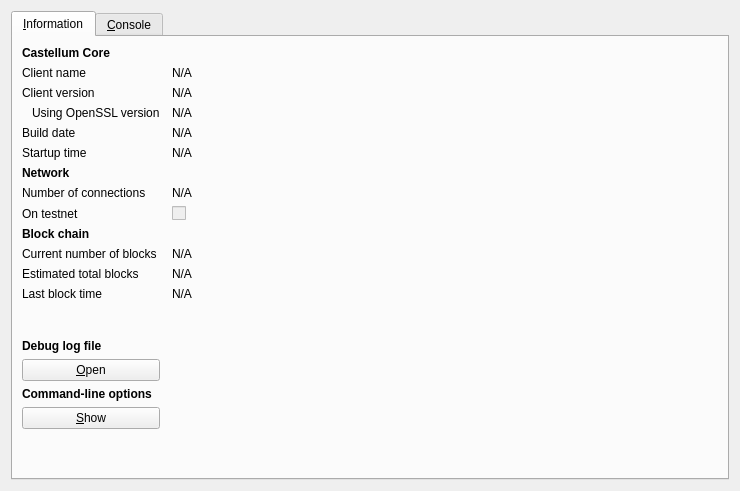
<?xml version="1.0" encoding="UTF-8"?>
<ui version="4.0">
 <class>RPCConsole</class>
 <widget class="QDialog" name="RPCConsole">
  <property name="geometry">
   <rect>
    <x>0</x>
    <y>0</y>
    <width>740</width>
    <height>491</height>
   </rect>
  </property>
  <property name="windowTitle">
   <string>Castellum - Debug window</string>
  </property>
  <layout class="QVBoxLayout" name="verticalLayout_2">
   <item>
    <widget class="QTabWidget" name="tabWidget">
     <property name="currentIndex">
      <number>0</number>
     </property>
     <widget class="QWidget" name="tab_info">
      <attribute name="title">
       <string>&amp;Information</string>
      </attribute>
      <layout class="QGridLayout" name="gridLayout" columnstretch="0,1">
       <property name="horizontalSpacing">
        <number>12</number>
       </property>
       <item row="0" column="0">
        <widget class="QLabel" name="label_9">
         <property name="font">
          <font>
           <weight>75</weight>
           <bold>true</bold>
          </font>
         </property>
         <property name="text">
          <string>Castellum Core</string>
         </property>
        </widget>
       </item>
       <item row="1" column="0">
        <widget class="QLabel" name="label_5">
         <property name="text">
          <string>Client name</string>
         </property>
        </widget>
       </item>
       <item row="1" column="1">
        <widget class="QLabel" name="clientName">
         <property name="cursor">
          <cursorShape>IBeamCursor</cursorShape>
         </property>
         <property name="text">
          <string>N/A</string>
         </property>
         <property name="textFormat">
          <enum>Qt::PlainText</enum>
         </property>
         <property name="textInteractionFlags">
          <set>Qt::LinksAccessibleByMouse|Qt::TextSelectableByKeyboard|Qt::TextSelectableByMouse</set>
         </property>
        </widget>
       </item>
       <item row="2" column="0">
        <widget class="QLabel" name="label_6">
         <property name="text">
          <string>Client version</string>
         </property>
        </widget>
       </item>
       <item row="2" column="1">
        <widget class="QLabel" name="clientVersion">
         <property name="cursor">
          <cursorShape>IBeamCursor</cursorShape>
         </property>
         <property name="text">
          <string>N/A</string>
         </property>
         <property name="textFormat">
          <enum>Qt::PlainText</enum>
         </property>
         <property name="textInteractionFlags">
          <set>Qt::LinksAccessibleByMouse|Qt::TextSelectableByKeyboard|Qt::TextSelectableByMouse</set>
         </property>
        </widget>
       </item>
       <item row="3" column="0">
        <widget class="QLabel" name="label_14">
         <property name="text">
          <string>Using OpenSSL version</string>
         </property>
         <property name="indent">
          <number>10</number>
         </property>
        </widget>
       </item>
       <item row="3" column="1">
        <widget class="QLabel" name="openSSLVersion">
         <property name="cursor">
          <cursorShape>IBeamCursor</cursorShape>
         </property>
         <property name="text">
          <string>N/A</string>
         </property>
         <property name="textFormat">
          <enum>Qt::PlainText</enum>
         </property>
         <property name="textInteractionFlags">
          <set>Qt::LinksAccessibleByMouse|Qt::TextSelectableByKeyboard|Qt::TextSelectableByMouse</set>
         </property>
        </widget>
       </item>
       <item row="4" column="0">
        <widget class="QLabel" name="label_12">
         <property name="text">
          <string>Build date</string>
         </property>
        </widget>
       </item>
       <item row="4" column="1">
        <widget class="QLabel" name="buildDate">
         <property name="cursor">
          <cursorShape>IBeamCursor</cursorShape>
         </property>
         <property name="text">
          <string>N/A</string>
         </property>
         <property name="textFormat">
          <enum>Qt::PlainText</enum>
         </property>
         <property name="textInteractionFlags">
          <set>Qt::LinksAccessibleByMouse|Qt::TextSelectableByKeyboard|Qt::TextSelectableByMouse</set>
         </property>
        </widget>
       </item>
       <item row="5" column="0">
        <widget class="QLabel" name="label_13">
         <property name="text">
          <string>Startup time</string>
         </property>
        </widget>
       </item>
       <item row="5" column="1">
        <widget class="QLabel" name="startupTime">
         <property name="cursor">
          <cursorShape>IBeamCursor</cursorShape>
         </property>
         <property name="text">
          <string>N/A</string>
         </property>
         <property name="textFormat">
          <enum>Qt::PlainText</enum>
         </property>
         <property name="textInteractionFlags">
          <set>Qt::LinksAccessibleByMouse|Qt::TextSelectableByKeyboard|Qt::TextSelectableByMouse</set>
         </property>
        </widget>
       </item>
       <item row="6" column="0">
        <widget class="QLabel" name="label_11">
         <property name="font">
          <font>
           <weight>75</weight>
           <bold>true</bold>
          </font>
         </property>
         <property name="text">
          <string>Network</string>
         </property>
        </widget>
       </item>
       <item row="7" column="0">
        <widget class="QLabel" name="label_7">
         <property name="text">
          <string>Number of connections</string>
         </property>
        </widget>
       </item>
       <item row="7" column="1">
        <widget class="QLabel" name="numberOfConnections">
         <property name="cursor">
          <cursorShape>IBeamCursor</cursorShape>
         </property>
         <property name="text">
          <string>N/A</string>
         </property>
         <property name="textFormat">
          <enum>Qt::PlainText</enum>
         </property>
         <property name="textInteractionFlags">
          <set>Qt::LinksAccessibleByMouse|Qt::TextSelectableByKeyboard|Qt::TextSelectableByMouse</set>
         </property>
        </widget>
       </item>
       <item row="8" column="0">
        <widget class="QLabel" name="label_8">
         <property name="text">
          <string>On testnet</string>
         </property>
        </widget>
       </item>
       <item row="8" column="1">
        <widget class="QCheckBox" name="isTestNet">
         <property name="enabled">
          <bool>false</bool>
         </property>
         <property name="text">
          <string/>
         </property>
        </widget>
       </item>
       <item row="9" column="0">
        <widget class="QLabel" name="label_10">
         <property name="font">
          <font>
           <weight>75</weight>
           <bold>true</bold>
          </font>
         </property>
         <property name="text">
          <string>Block chain</string>
         </property>
        </widget>
       </item>
       <item row="10" column="0">
        <widget class="QLabel" name="label_3">
         <property name="text">
          <string>Current number of blocks</string>
         </property>
        </widget>
       </item>
       <item row="10" column="1">
        <widget class="QLabel" name="numberOfBlocks">
         <property name="cursor">
          <cursorShape>IBeamCursor</cursorShape>
         </property>
         <property name="text">
          <string>N/A</string>
         </property>
         <property name="textFormat">
          <enum>Qt::PlainText</enum>
         </property>
         <property name="textInteractionFlags">
          <set>Qt::LinksAccessibleByMouse|Qt::TextSelectableByKeyboard|Qt::TextSelectableByMouse</set>
         </property>
        </widget>
       </item>
       <item row="11" column="0">
        <widget class="QLabel" name="label_4">
         <property name="text">
          <string>Estimated total blocks</string>
         </property>
        </widget>
       </item>
       <item row="11" column="1">
        <widget class="QLabel" name="totalBlocks">
         <property name="cursor">
          <cursorShape>IBeamCursor</cursorShape>
         </property>
         <property name="text">
          <string>N/A</string>
         </property>
         <property name="textFormat">
          <enum>Qt::PlainText</enum>
         </property>
         <property name="textInteractionFlags">
          <set>Qt::LinksAccessibleByMouse|Qt::TextSelectableByKeyboard|Qt::TextSelectableByMouse</set>
         </property>
        </widget>
       </item>
       <item row="12" column="0">
        <widget class="QLabel" name="label_2">
         <property name="text">
          <string>Last block time</string>
         </property>
        </widget>
       </item>
       <item row="12" column="1">
        <widget class="QLabel" name="lastBlockTime">
         <property name="cursor">
          <cursorShape>IBeamCursor</cursorShape>
         </property>
         <property name="text">
          <string>N/A</string>
         </property>
         <property name="textFormat">
          <enum>Qt::PlainText</enum>
         </property>
         <property name="textInteractionFlags">
          <set>Qt::LinksAccessibleByMouse|Qt::TextSelectableByKeyboard|Qt::TextSelectableByMouse</set>
         </property>
        </widget>
       </item>
       <item row="13" column="0">
        <spacer name="verticalSpacer_2">
         <property name="orientation">
          <enum>Qt::Vertical</enum>
         </property>
         <property name="sizeHint" stdset="0">
          <size>
           <width>20</width>
           <height>20</height>
          </size>
         </property>
        </spacer>
       </item>
       <item row="14" column="0">
        <widget class="QLabel" name="labelDebugLogfile">
         <property name="font">
          <font>
           <weight>75</weight>
           <bold>true</bold>
          </font>
         </property>
         <property name="text">
          <string>Debug log file</string>
         </property>
        </widget>
       </item>
       <item row="15" column="0">
        <widget class="QPushButton" name="openDebugLogfileButton">
         <property name="toolTip">
          <string>Open the castellum debug log file from the current data directory. This can take a few seconds for large log files.</string>
         </property>
         <property name="text">
          <string>&amp;Open</string>
         </property>
         <property name="autoDefault">
          <bool>false</bool>
         </property>
        </widget>
       </item>
       <item row="16" column="0">
        <widget class="QLabel" name="labelCLOptions">
         <property name="font">
          <font>
           <weight>75</weight>
           <bold>true</bold>
          </font>
         </property>
         <property name="text">
          <string>Command-line options</string>
         </property>
        </widget>
       </item>
       <item row="17" column="0">
        <widget class="QPushButton" name="showCLOptionsButton">
         <property name="toolTip">
          <string>Show the castellum help message to get a list with possible castellum command-line options.</string>
         </property>
         <property name="text">
          <string>&amp;Show</string>
         </property>
         <property name="autoDefault">
          <bool>false</bool>
         </property>
        </widget>
       </item>
       <item row="18" column="0">
        <spacer name="verticalSpacer">
         <property name="orientation">
          <enum>Qt::Vertical</enum>
         </property>
         <property name="sizeHint" stdset="0">
          <size>
           <width>20</width>
           <height>40</height>
          </size>
         </property>
        </spacer>
       </item>
      </layout>
     </widget>
     <widget class="QWidget" name="tab_console">
      <attribute name="title">
       <string>&amp;Console</string>
      </attribute>
      <layout class="QVBoxLayout" name="verticalLayout_3">
       <property name="spacing">
        <number>3</number>
       </property>
       <item>
        <widget class="QTextEdit" name="messagesWidget">
         <property name="minimumSize">
          <size>
           <width>0</width>
           <height>100</height>
          </size>
         </property>
         <property name="readOnly">
          <bool>true</bool>
         </property>
         <property name="tabKeyNavigation" stdset="0">
          <bool>false</bool>
         </property>
         <property name="columnCount" stdset="0">
          <number>2</number>
         </property>
        </widget>
       </item>
       <item>
        <layout class="QHBoxLayout" name="horizontalLayout">
         <property name="spacing">
          <number>3</number>
         </property>
         <item>
          <widget class="QLabel" name="label">
           <property name="text">
            <string notr="true">&gt;</string>
           </property>
          </widget>
         </item>
         <item>
          <widget class="QLineEdit" name="lineEdit"/>
         </item>
         <item>
          <widget class="QPushButton" name="clearButton">
           <property name="maximumSize">
            <size>
             <width>24</width>
             <height>24</height>
            </size>
           </property>
           <property name="toolTip">
            <string>Clear console</string>
           </property>
           <property name="text">
            <string/>
           </property>
           <property name="icon">
            <iconset resource="../bitcoin.qrc">
             <normaloff>:/icons/remove</normaloff>:/icons/remove</iconset>
           </property>
           <property name="shortcut">
            <string notr="true">Ctrl+L</string>
           </property>
           <property name="autoDefault">
            <bool>false</bool>
           </property>
          </widget>
         </item>
        </layout>
       </item>
      </layout>
     </widget>
    </widget>
   </item>
  </layout>
 </widget>
 <resources>
  <include location="../bitcoin.qrc"/>
 </resources>
 <connections/>
</ui>
